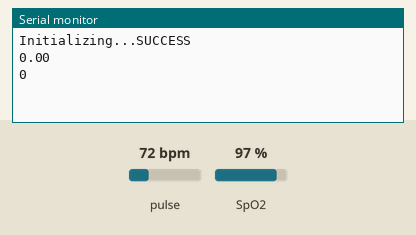
Recording of a sketch running on a simulated Arduino Uno, built with avr-gcc and run on an emulated ATmega328P. Shown: the last lines printed to the serial monitor. The test bench sets the inputs (shaded band); at power-on: pulse 72 bpm, SpO2 97 %.

Above: at 1.2 s.
1.3 s: pulse set to 42 bpm
At 2.6 s:
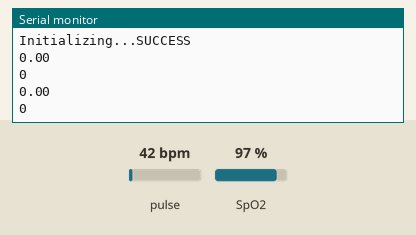
2.8 s: SpO2 set to 80 %
At 4.2 s:
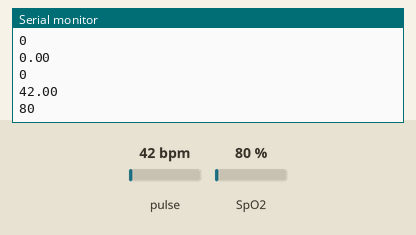
4.3 s: pulse set to 70 bpm
At 5.4 s:
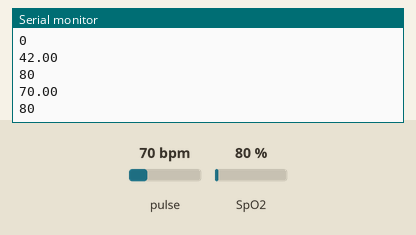
Timing chart, 0 to 7.3 s (numbered marks = the images above; inputs shaded):
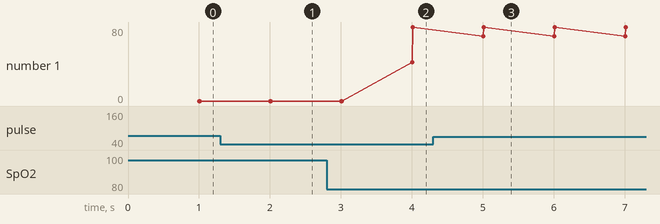

Measured:
- after the input at 2.8 s, the serial monitor: prints a new line after 1.2 s (image 2)
- after the input at 4.3 s, the serial monitor: prints a new line after 0.71 s (image 3)
- plotted number 1: 0 → 80 after the input at 2.8 s

The sketch:

sketch_sep17a.ino
```cpp
#include <Wire.h>
#include "MAX30100_PulseOximeter.h"
#define REPORTING_PERIOD_MS 1000

PulseOximeter pox;
uint32_t tsLastReport = 0;

void setup() {
  Serial.begin(9600);
  Serial.print("Initializing...");

  if (!pox.begin()) {
    Serial.println("FAILED");
    for(;;);
  } else {
    Serial.println("SUCCESS");
  }
}

void loop() {
  pox.update();
  if (millis() - tsLastReport > REPORTING_PERIOD_MS) {
  Serial.println(pox.getHeartRate());
  Serial.println(pox.getSpO2());
  tsLastReport = millis();

  }
}
```
